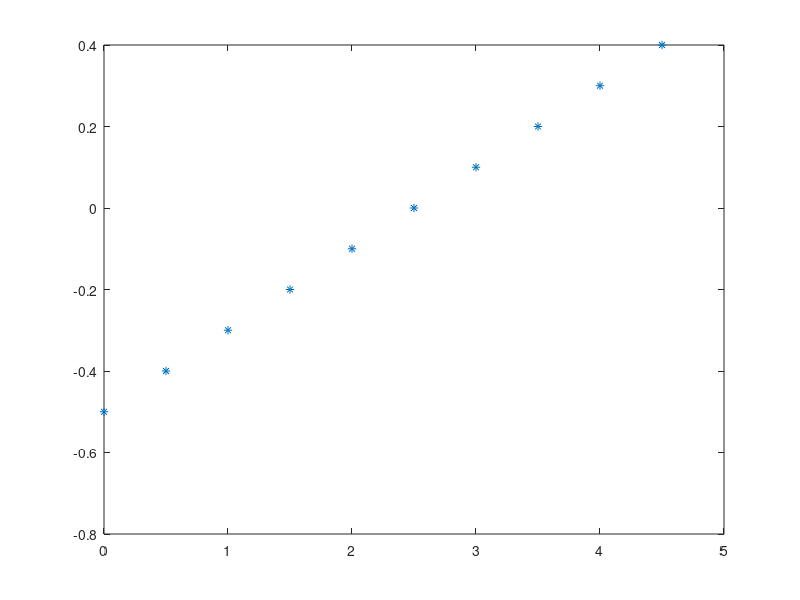

Source code (MATLAB):
% Question 5 with 6
% init_question_5w6.m
%
%
% !! Constants !!
% ** Wheel Radius (Using straight line simulation)
%   R = x_last_dist / last_odom_value * 64 * 1/2pi
%   x_last_dist = 2.2207, last_odom_value = 337
R               = 0.0671;

% ** Distance between wheels (Using stop one wheel simulation)
%   2pi*l_w = last_odom_value * 2piR/64
%   last_odom_value = 228, R = 0.0671
l_w             = 0.235;

% !! Initialize !!
% r_y = m*r_x + b
m               = 0.2;          % Slope
b               = -0.5;          % Offset
r_x             = [0:0.5:4.5];  % Desired x-position
r_y             = m*r_x + b;    % Desired y-position
k               = 1;            % Index for looping the coordinates
plot(r_x, r_y, '*')
u               = [4; 4];       % Voltage
y_prev          = [0; 0];       % robot odometry memory

p_x             = 0;            % x-position
p_y             = 0;            % y-position
phi             = 0;            % robot orientation
Pos_reached     = false;        % Flag for position reached
plotted         = false;        % Flag for plotting graphs: Q6
p_x_mem         = [];           % p_x memory
p_y_mem         = [];           % p_y memory

% PID Gains:
K_p             = 8;            % position